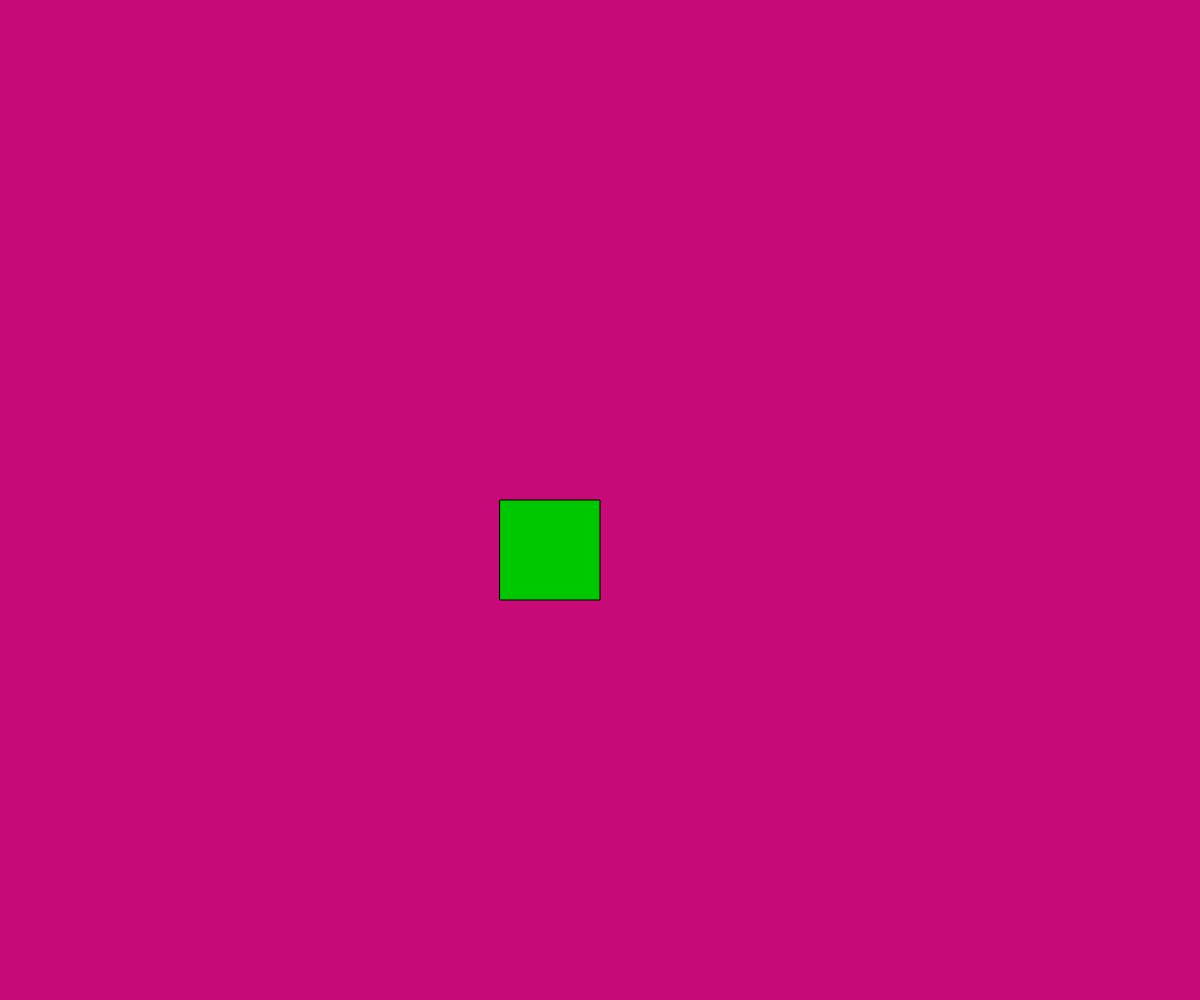
Frame 1 (no input)
Frame 60 (no input): identical to frame 1, image omitted
Frame 120 (the mouse pressed at the canvas centre since frame 60): identical to frame 1, image omitted

The p5.js sketch that drew this single still picture (run headless with seeded random() and noise() and a simulated clock; from frame 60 on, the mouse is pressed at the canvas centre):

// p5.js sketch
// ── sketch.js
function setup() {

  createCanvas(windowWidth,windowHeight);

}
function draw() {

  background(200,10,120);
  fill(0,200,0);
  rect(500,500,100);





}
